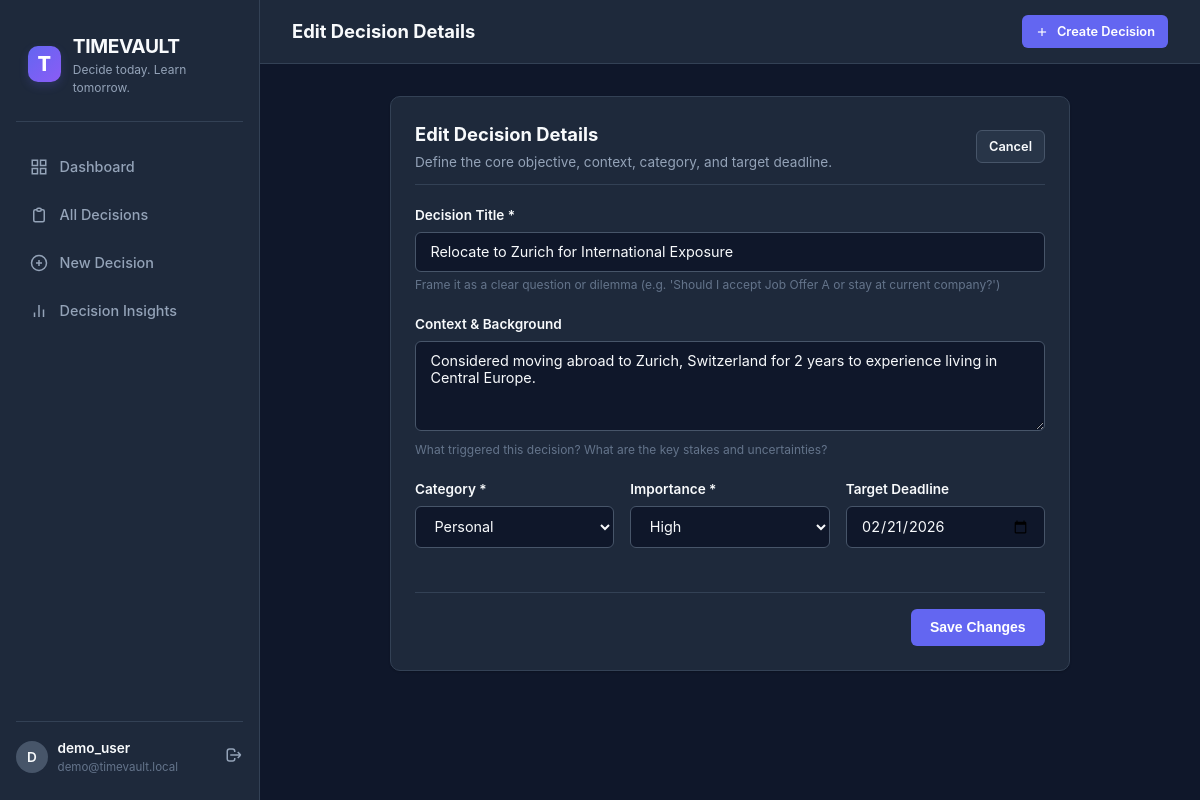
/decisions/2/edit/ (signed in), run on the app's committed database.
### decisions/models.py (models this page shows, shortened)
class Decision(models.Model):
    CATEGORY_CHOICES = [
        ('CAREER', 'Career'),
        ('EDUCATION', 'Education'),
        ('FINANCE', 'Finance'),
        ('PERSONAL', 'Personal'),
        ('BUSINESS', 'Business'),
        ('TECHNOLOGY', 'Technology'),
        ('TRAVEL', 'Travel'),
        ('PURCHASE', 'Purchase'),
        ('RELATIONSHIPS', 'Relationships'),
        ('OTHER', 'Other'),
    ]
    IMPORTANCE_CHOICES = [
        ('LOW', 'Low'),
        ('MEDIUM', 'Medium'),
        ('HIGH', 'High'),
        ('CRITICAL', 'Critical'),
    ]
    STATUS_CHOICES = [
        ('DRAFT', 'Draft'),
        ('ACTIVE', 'Active'),
        ('DECIDED', 'Decided'),
        ('OUTCOME_PENDING', 'Outcome Pending'),
        ('COMPLETED', 'Completed'),
        ('ARCHIVED', 'Archived'),
    ]
    user = models.ForeignKey(User, on_delete=models.CASCADE, related_name='decisions')
    title = models.CharField(max_length=255, help_text="e.g. 'Should I accept the Senior Engineer offer at Company X?'")
    description = models.TextField(blank=True, help_text="Detailed context, motivations, and background.")
    category = models.CharField(max_length=20, choices=CATEGORY_CHOICES, default='CAREER')
    importance = models.CharField(max_length=15, choices=IMPORTANCE_CHOICES, default='MEDIUM')
    status = models.CharField(max_length=20, choices=STATUS_CHOICES, default='ACTIVE')
    deadline = models.DateField(null=True, blank=True, help_text="Target date to make the decision")
    decided_at = models.DateTimeField(null=True, blank=True)
    selected_option = models.ForeignKey(
        'DecisionOption',
        null=True,
        blank=True,
        on_delete=models.SET_NULL,
        related_name='chosen_in_decisions'
    )
    confidence_score = models.PositiveIntegerField(
        null=True,
        blank=True,
        validators=[MinValueValidator(1), MaxValueValidator(100)],
        help_text="Confidence level from 1% to 100%"
    )
    decision_reasoning = models.TextField(blank=True, help_text="Why this option was chosen over alternatives")
    created_at = models.DateTimeField(auto_now_add=True)
    updated_at = models.DateTimeField(auto_now=True)
    class Meta:
        ordering = ['-updated_at']
        indexes = [
            models.Index(fields=['user', 'status']),
            models.Index(fields=['user', 'category']),
        ]

### decisions/views.py (the view)
# urls.py: path('decisions/<int:pk>/edit/', views.decision_edit_view, name='decision_edit'),
@login_required
def decision_edit_view(request, pk):
    decision = get_object_or_404(Decision, pk=pk, user=request.user)
    if request.method == 'POST':
        form = DecisionBasicForm(request.POST, instance=decision)
        if form.is_valid():
            form.save()
            record_timeline_event(decision, 'UPDATED', "Decision metadata updated")
            messages.success(request, "Decision details updated.")
            return redirect('decision_detail', pk=decision.pk)
    else:
        form = DecisionBasicForm(instance=decision)
    return render(request, 'decisions/decision_form.html', {'form': form, 'title': 'Edit Decision Details', 'decision': decision})

### decisions/forms.py
class DecisionBasicForm(forms.ModelForm):
    class Meta:
        model = Decision
        fields = ['title', 'description', 'category', 'importance', 'deadline']
        widgets = {
            'title': forms.TextInput(attrs={'class': 'form-input', 'placeholder': 'e.g. Should I accept the offer from Tech Corp?'}),
            'description': forms.Textarea(attrs={'class': 'form-textarea', 'rows': 4, 'placeholder': 'Provide context, background, and what is at stake...'}),
            'category': forms.Select(attrs={'class': 'form-select'}),
            'importance': forms.Select(attrs={'class': 'form-select'}),
            'deadline': forms.DateInput(attrs={'class': 'form-input', 'type': 'date'}),
        }

### templates/decisions/decision_form.html (shortened to what this page needs)
{% extends 'base.html' %}
{% block header_title %}{{ title }}{% endblock %}
{% block content %}
<div style="max-width: 680px; margin: 0 auto;">
  <div class="card">
    <div class="card-header">
      <div>
        <h2 class="card-title">{{ title }}</h2>
        <p style="font-size: 0.85rem; color: var(--text-muted); margin-top: 0.2rem;">
          Define the core objective, context, category, and target deadline.
        </p>
      </div>
      <a href="{% if decision %}{% url 'decision_detail' decision.pk %}{% else %}{% url 'decision_list' %}{% endif %}" class="btn btn-secondary btn-sm">Cancel</a>
    </div>
    <form method="post" novalidate>
      <div class="form-group">
        <label class="form-label" for="{{ form.title.id_for_label }}">Decision Title *</label>
        {{ form.title }}
        <div style="font-size: 0.75rem; color: var(--text-dim); margin-top: 0.25rem;">Frame it as a clear question or dilemma (e.g. 'Should I accept Job Offer A or stay at current company?')</div>
      </div>
      <div class="form-group">
        <label class="form-label" for="{{ form.description.id_for_label }}">Context & Background</label>
        {{ form.description }}
        <div style="font-size: 0.75rem; color: var(--text-dim); margin-top: 0.25rem;">What triggered this decision? What are the key stakes and uncertainties?</div>
      </div>
      <div style="display: grid; grid-template-columns: 1fr 1fr 1fr; gap: 1rem;">
        <div class="form-group">
          <label class="form-label" for="{{ form.category.id_for_label }}">Category *</label>
          {{ form.category }}
        </div>
        <div class="form-group">
          <label class="form-label" for="{{ form.importance.id_for_label }}">Importance *</label>
          {{ form.importance }}
        </div>
        <div class="form-group">
          <label class="form-label" for="{{ form.deadline.id_for_label }}">Target Deadline</label>
          {{ form.deadline }}
        </div>
      </div>
      <div style="display: flex; justify-content: flex-end; gap: 0.75rem; margin-top: 1.5rem; padding-top: 1rem; border-top: 1px solid var(--border-subtle);">
        <button type="submit" class="btn btn-primary">
          {% if decision %}Save Changes{% else %}Proceed to Evaluation Wizard →{% endif %}
        </button>
      </div>
    </form>
  </div>
</div>
{% endblock %}

### templates/base.html (shortened to what this page needs)
{% load static %}
<!DOCTYPE html>
<html lang="en">
<head>
  <link rel="stylesheet" href="{% static 'css/style.css' %}">
</head>
<body>
  <div class="app-shell">
    {% if user.is_authenticated %}
    <aside class="sidebar">
      <div class="brand-header">
        <div class="brand-icon">T</div>
        <div>
          <div class="brand-title">TIMEVAULT</div>
          <div class="brand-tagline">Decide today. Learn tomorrow.</div>
        </div>
      </div>
      <nav class="nav-group">
        <a href="{% url 'dashboard' %}" class="nav-link {% if request.resolver_match.url_name == 'dashboard' %}active{% endif %}">
          <svg width="18" height="18" fill="none" stroke="currentColor" stroke-width="2" viewBox="0 0 24 24"><rect x="3" y="3" width="7" height="7"/><rect x="14" y="3" width="7" height="7"/><rect x="14" y="14" width="7" height="7"/><rect x="3" y="14" width="7" height="7"/></svg>
          Dashboard
        </a>
        <a href="{% url 'decision_list' %}" class="nav-link {% if request.resolver_match.url_name == 'decision_list' %}active{% endif %}">
          <svg width="18" height="18" fill="none" stroke="currentColor" stroke-width="2" viewBox="0 0 24 24"><path d="M9 5H7a2 2 0 00-2 2v12a2 2 0 002 2h10a2 2 0 002-2V7a2 2 0 00-2-2h-2M9 5a2 2 0 002 2h2a2 2 0 002-2M9 5a2 2 0 012-2h2a2 2 0 012 2"/></svg>
          All Decisions
        </a>
        <a href="{% url 'decision_create' %}" class="nav-link {% if request.resolver_match.url_name == 'decision_create' %}active{% endif %}">
          <svg width="18" height="18" fill="none" stroke="currentColor" stroke-width="2" viewBox="0 0 24 24"><circle cx="12" cy="12" r="10"/><line x1="12" y1="8" x2="12" y2="16"/><line x1="8" y1="12" x2="16" y2="12"/></svg>
          New Decision
        </a>
        <a href="{% url 'insights' %}" class="nav-link {% if request.resolver_match.url_name == 'insights' %}active{% endif %}">
          <svg width="18" height="18" fill="none" stroke="currentColor" stroke-width="2" viewBox="0 0 24 24"><path d="M18 20V10M12 20V4M6 20v-6"/></svg>
          Decision Insights
        </a>
      </nav>
      <div class="user-profile">
        <div style="display: flex; align-items: center; gap: 0.6rem;">
          <div class="user-avatar">{{ user.username|make_list|first|upper }}</div>
          <div>
            <div style="font-size: 0.85rem; font-weight: 600;">{{ user.username }}</div>
            <div style="font-size: 0.72rem; color: var(--text-dim);">{{ user.email|default:"Active User" }}</div>
          </div>
        </div>
        <a href="{% url 'logout' %}" title="Sign out" style="color: var(--text-muted); font-size: 0.8rem; hover: color: var(--accent-danger);">
          <svg width="18" height="18" fill="none" stroke="currentColor" stroke-width="2" viewBox="0 0 24 24"><path d="M17 16l4-4m0 0l-4-4m4 4H7m6 4v1a3 3 0 01-3 3H6a3 3 0 01-3-3V7a3 3 0 013-3h4a3 3 0 013 3v1"/></svg>
        </a>
      </div>
    </aside>
    {% endif %}
    <div class="main-wrapper">
      <header class="top-bar">
        <h1 style="font-size: 1.15rem; font-weight: 700;">{% block header_title %}Decision Intelligence{% endblock %}</h1>
        <div style="display: flex; align-items: center; gap: 1rem;">
          {% if user.is_authenticated %}
            <a href="{% url 'decision_create' %}" class="btn btn-primary btn-sm">
              <svg width="14" height="14" fill="none" stroke="currentColor" stroke-width="2" viewBox="0 0 24 24"><line x1="12" y1="5" x2="12" y2="19"/><line x1="5" y1="12" x2="19" y2="12"/></svg>
              Create Decision
            </a>
          {% else %}
            <a href="{% url 'login' %}" class="btn btn-secondary btn-sm">Sign In</a>
            <a href="{% url 'register' %}" class="btn btn-primary btn-sm">Sign Up</a>
          {% endif %}
        </div>
      </header>
      <main class="page-container">
        {% block content %}{% endblock %}
      </main>
    </div>
  </div>
</body>
</html>

### data on the page
Decision: title "Relocate to Zurich for International Exposure", description "Considered moving abroad to Zurich, Switzerland for 2 years to experience living in Central Europe.", category "Personal", importance "High", deadline "02/21/2026"

### other printed values
{{ user.username|make_list|first|upper }} "D"
{{ user.username }} "demo_user"
{{ user.email|default:"Active User" }} "demo@timevault.local"
{{ title }} "Edit Decision Details"
